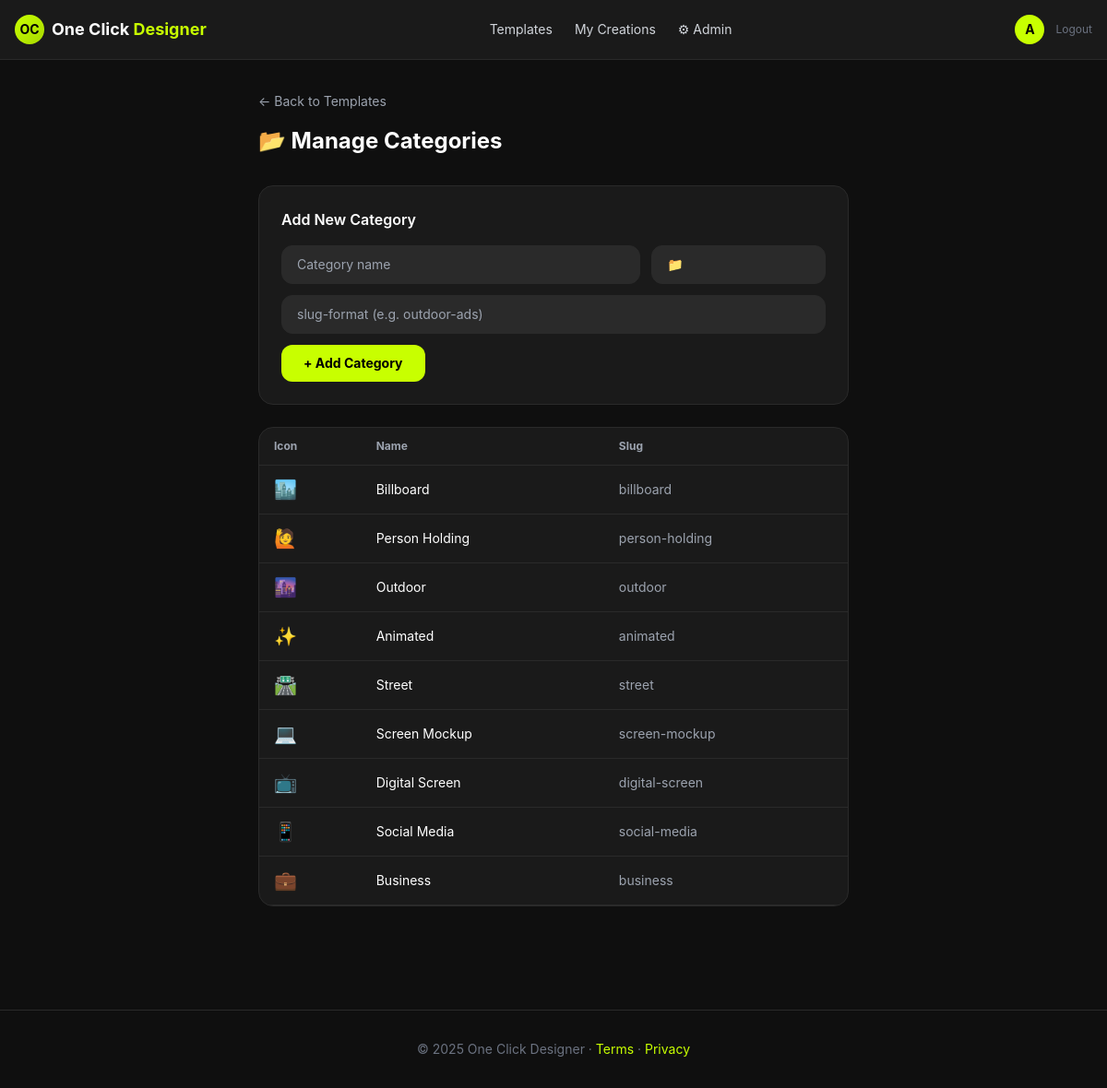
The app's page /templates/admin/categories/ (signed in) with its own data.
### templates_app/models.py (models this page shows, shortened)
class Category(models.Model):
    name = models.CharField(max_length=100)
    slug = models.SlugField(unique=True)
    icon = models.CharField(max_length=50, default='📁')
    class Meta:
        verbose_name_plural = 'Categories'

### templates_app/views.py (the view, shortened to what this page needs)
# urls.py: path('admin/categories/', views.admin_categories, name='admin_categories'),
@staff_member_required
def admin_categories(request):
    return render(request, 'templates_app/admin_categories.html', {'categories': Category.objects.all()})

### templates/templates_app/admin_categories.html (shortened to what this page needs)
{% extends 'base.html' %}
{% block content %}
<div class="max-w-2xl mx-auto px-4 py-8">
  <a href="{% url 'admin_templates' %}" class="text-gray-400 hover:text-brand text-sm">← Back to Templates</a>
  <h1 class="text-2xl font-bold mt-4 mb-8">📂 Manage Categories</h1>
  <div class="bg-dark-card border border-dark-border rounded-2xl p-6 mb-6">
    <h2 class="font-semibold mb-4">Add New Category</h2>
    <form method="POST" class="space-y-3">
      <div class="grid grid-cols-3 gap-3">
        <input type="text" name="name" placeholder="Category name" required
          class="col-span-2 bg-dark-border border border-dark-border rounded-xl px-4 py-2.5 text-white focus:outline-none focus:border-brand text-sm">
        <input type="text" name="icon" placeholder="Emoji icon" value="📁"
          class="bg-dark-border border border-dark-border rounded-xl px-4 py-2.5 text-white focus:outline-none focus:border-brand text-sm">
      </div>
      <input type="text" name="slug" placeholder="slug-format (e.g. outdoor-ads)"
        class="w-full bg-dark-border border border-dark-border rounded-xl px-4 py-2.5 text-white focus:outline-none focus:border-brand text-sm" required>
      <button type="submit" class="bg-brand text-black font-bold px-6 py-2.5 rounded-xl text-sm hover:opacity-90">+ Add Category</button>
    </form>
  </div>
  <div class="bg-dark-card border border-dark-border rounded-2xl overflow-hidden">
    <table class="w-full text-sm">
      <thead class="border-b border-dark-border"><tr class="text-xs text-gray-400"><th class="px-4 py-3 text-left">Icon</th><th class="px-4 py-3 text-left">Name</th><th class="px-4 py-3 text-left">Slug</th></tr></thead>
      <tbody>
        {% for cat in categories %}
        <tr class="border-b border-dark-border"><td class="px-4 py-3 text-xl">{{ cat.icon }}</td><td class="px-4 py-3 text-white">{{ cat.name }}</td><td class="px-4 py-3 text-gray-400">{{ cat.slug }}</td></tr>
        {% empty %}
        <tr><td colspan="3" class="px-4 py-8 text-center text-gray-500">No categories yet.</td></tr>
        {% endfor %}
      </tbody>
    </table>
  </div>
</div>
{% endblock %}

### templates/base.html (shortened to what this page needs)
<!DOCTYPE html>
<html lang="en">
<head>
  <script src="https://cdn.tailwindcss.com"></script>
</head>
<body class="min-h-screen">
<nav class="sticky top-0 z-50 bg-dark-card border-b border-dark-border backdrop-blur">
  <div class="max-w-7xl mx-auto px-4 flex items-center justify-between h-16">
    <a href="{% url 'home' %}" class="flex items-center gap-2">
      <div class="w-8 h-8 brand-gradient rounded-full flex items-center justify-center text-black font-bold text-sm">OC</div>
      <span class="font-bold text-white text-lg">One Click <span class="text-brand">Designer</span></span>
    </a>
    <div class="hidden md:flex items-center gap-6">
      <a href="{% url 'template_list' %}" class="text-gray-300 hover:text-brand transition-colors text-sm">Templates</a>
      {% if user.is_authenticated %}
        <a href="{% url 'my_creations' %}" class="text-gray-300 hover:text-brand transition-colors text-sm">My Creations</a>
        {% if user.is_staff %}
          <a href="{% url 'admin_templates' %}" class="text-gray-300 hover:text-brand transition-colors text-sm">⚙ Admin</a>
        {% endif %}
      {% endif %}
    </div>
    <div class="flex items-center gap-3">
      {% if user.is_authenticated %}
        <a href="{% url 'dashboard' %}" class="text-sm text-gray-300 hover:text-white">
          <div class="w-8 h-8 bg-brand rounded-full flex items-center justify-center text-black font-bold text-sm">
            {{ user.username|first|upper }}
          </div>
        </a>
        <a href="{% url 'logout' %}" class="text-xs text-gray-500 hover:text-white">Logout</a>
      {% else %}
        <a href="{% url 'login' %}" class="text-sm text-gray-300 hover:text-white border border-dark-border px-3 py-1.5 rounded-full">Login</a>
        <a href="{% url 'register' %}" class="text-sm text-black bg-brand hover:bg-dark px-4 py-1.5 rounded-full font-semibold">Sign Up</a>
      {% endif %}
    </div>
  </div>
</nav>
{% block content %}{% endblock %}
<footer class="border-t border-dark-border mt-20 py-8 text-center text-gray-500 text-sm">
  <p>© 2025 One Click Designer · <a href="#" class="text-brand hover:underline">Terms</a> · <a href="#" class="text-brand hover:underline">Privacy</a></p>
</footer>
</body>
</html>

### templates/base.html (style rules this page uses)
body { background: #0f0f0f; color: #fff; font-family: 'Inter', sans-serif; }
.brand-gradient { background: linear-gradient(135deg, #C8FF00, #a8d900); }

### records on screen
Category: icon "🏙️", name "Billboard", slug "billboard"
Category: icon "🙋", name "Person Holding", slug "person-holding"
Category: icon "🌆", name "Outdoor", slug "outdoor"
Category: icon "✨", name "Animated", slug "animated"
Category: icon "🛣️", name "Street", slug "street"
Category: icon "💻", name "Screen Mockup", slug "screen-mockup"
Category: icon "📺", name "Digital Screen", slug "digital-screen"
Category: icon "📱", name "Social Media", slug "social-media"
Category: icon "💼", name "Business", slug "business"

### other values on screen
{{ user.username|first|upper }} "A"
